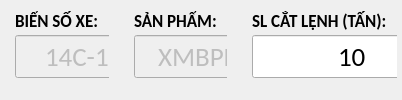
                 <widget class="QWidget" name="widget_7" native="true">
                  <property name="maximumSize">
                   <size>
                    <width>16777215</width>
                    <height>16777215</height>
                   </size>
                  </property>
                  <property name="font">
                   <font>
                    <family>Calibri</family>
                    <weight>75</weight>
                    <bold>true</bold>
                    <stylestrategy>PreferDefault</stylestrategy>
                   </font>
                  </property>
                  <property name="autoFillBackground">
                   <bool>false</bool>
                  </property>
                  <layout class="QHBoxLayout" name="horizontalLayout_6" stretch="0,0,0">
                   <property name="spacing">
                    <number>5</number>
                   </property>
                   <property name="sizeConstraint">
                    <enum>QLayout::SetDefaultConstraint</enum>
                   </property>
                   <property name="leftMargin">
                    <number>0</number>
                   </property>
                   <property name="topMargin">
                    <number>0</number>
                   </property>
                   <property name="rightMargin">
                    <number>0</number>
                   </property>
                   <property name="bottomMargin">
                    <number>0</number>
                   </property>
                   <item>
                    <widget class="QWidget" name="widget_5" native="true">
                     <property name="maximumSize">
                      <size>
                       <width>16777215</width>
                       <height>16777215</height>
                      </size>
                     </property>
                     <layout class="QVBoxLayout" name="verticalLayout_10">
                      <property name="spacing">
                       <number>0</number>
                      </property>
                      <property name="leftMargin">
                       <number>5</number>
                      </property>
                      <property name="topMargin">
                       <number>5</number>
                      </property>
                      <property name="rightMargin">
                       <number>5</number>
                      </property>
                      <property name="bottomMargin">
                       <number>5</number>
                      </property>
                      <item>
                       <widget class="QWidget" name="widget_17" native="true">
                        <property name="maximumSize">
                         <size>
                          <width>16777215</width>
                          <height>30</height>
                         </size>
                        </property>
                        <layout class="QHBoxLayout" name="horizontalLayout_9">
                         <property name="leftMargin">
                          <number>10</number>
                         </property>
                         <property name="topMargin">
                          <number>3</number>
                         </property>
                         <property name="rightMargin">
                          <number>10</number>
                         </property>
                         <property name="bottomMargin">
                          <number>0</number>
                         </property>
                         <item>
                          <widget class="QLabel" name="label_11">
                           <property name="maximumSize">
                            <size>
                             <width>16777215</width>
                             <height>20</height>
                            </size>
                           </property>
                           <property name="font">
                            <font>
                             <family>Calibri</family>
                             <pointsize>13</pointsize>
                             <weight>75</weight>
                             <bold>true</bold>
                            </font>
                           </property>
                           <property name="text">
                            <string>BIỂN SỐ XE:</string>
                           </property>
                           <property name="margin">
                            <number>0</number>
                           </property>
                           <property name="indent">
                            <number>0</number>
                           </property>
                          </widget>
                         </item>
                        </layout>
                       </widget>
                      </item>
                      <item>
                       <widget class="QWidget" name="widget_18" native="true">
                        <property name="maximumSize">
                         <size>
                          <width>220</width>
                          <height>16777215</height>
                         </size>
                        </property>
                        <widget class="QLineEdit" name="txtBienSoXe1">
                         <property name="enabled">
                          <bool>false</bool>
                         </property>
                         <property name="geometry">
                          <rect>
                           <x>10</x>
                           <y>0</y>
                           <width>200</width>
                           <height>43</height>
                          </rect>
                         </property>
                         <property name="sizePolicy">
                          <sizepolicy hsizetype="Expanding" vsizetype="Maximum">
                           <horstretch>0</horstretch>
                           <verstretch>0</verstretch>
                          </sizepolicy>
                         </property>
                         <property name="maximumSize">
                          <size>
                           <width>16777215</width>
                           <height>16777215</height>
                          </size>
                         </property>
                         <property name="font">
                          <font>
                           <family>Calibri</family>
                           <pointsize>20</pointsize>
                           <weight>50</weight>
                           <bold>false</bold>
                          </font>
                         </property>
                         <property name="text">
                          <string>14C-12345...</string>
                         </property>
                         <property name="alignment">
                          <set>Qt::AlignCenter</set>
                         </property>
                        </widget>
                       </widget>
                      </item>
                     </layout>
                    </widget>
                   </item>
                   <item>
                    <widget class="QWidget" name="widget_11" native="true">
                     <property name="maximumSize">
                      <size>
                       <width>16777215</width>
                       <height>16777215</height>
                      </size>
                     </property>
                     <layout class="QVBoxLayout" name="verticalLayout_9">
                      <property name="spacing">
                       <number>0</number>
                      </property>
                      <property name="leftMargin">
                       <number>5</number>
                      </property>
                      <property name="topMargin">
                       <number>5</number>
                      </property>
                      <property name="rightMargin">
                       <number>5</number>
                      </property>
                      <property name="bottomMargin">
                       <number>5</number>
                      </property>
                      <item>
                       <widget class="QWidget" name="widget_10" native="true">
                        <property name="maximumSize">
                         <size>
                          <width>16777215</width>
                          <height>30</height>
                         </size>
                        </property>
                        <layout class="QHBoxLayout" name="horizontalLayout_8">
                         <property name="leftMargin">
                          <number>10</number>
                         </property>
                         <property name="topMargin">
                          <number>3</number>
                         </property>
                         <property name="rightMargin">
                          <number>10</number>
                         </property>
                         <property name="bottomMargin">
                          <number>0</number>
                         </property>
                         <item>
                          <widget class="QLabel" name="label_10">
                           <property name="maximumSize">
                            <size>
                             <width>16777215</width>
                             <height>20</height>
                            </size>
                           </property>
                           <property name="font">
                            <font>
                             <family>Calibri</family>
                             <pointsize>13</pointsize>
                             <weight>75</weight>
                             <bold>true</bold>
                            </font>
                           </property>
                           <property name="text">
                            <string>SẢN PHẨM:</string>
                           </property>
                          </widget>
                         </item>
                        </layout>
                       </widget>
                      </item>
                      <item>
                       <widget class="QWidget" name="widget_16" native="true">
                        <property name="maximumSize">
                         <size>
                          <width>220</width>
                          <height>16777215</height>
                         </size>
                        </property>
                        <widget class="QLineEdit" name="txtSanPham1">
                         <property name="enabled">
                          <bool>false</bool>
                         </property>
                         <property name="geometry">
                          <rect>
                           <x>10</x>
                           <y>0</y>
                           <width>200</width>
                           <height>43</height>
                          </rect>
                         </property>
                         <property name="sizePolicy">
                          <sizepolicy hsizetype="Expanding" vsizetype="Maximum">
                           <horstretch>0</horstretch>
                           <verstretch>0</verstretch>
                          </sizepolicy>
                         </property>
                         <property name="maximumSize">
                          <size>
                           <width>16777215</width>
                           <height>16777215</height>
                          </size>
                         </property>
                         <property name="font">
                          <font>
                           <family>Calibri</family>
                           <pointsize>20</pointsize>
                           <weight>50</weight>
                           <bold>false</bold>
                          </font>
                         </property>
                         <property name="text">
                          <string>XMBPPPCB30</string>
                         </property>
                         <property name="alignment">
                          <set>Qt::AlignCenter</set>
                         </property>
                        </widget>
                       </widget>
                      </item>
                     </layout>
                    </widget>
                   </item>
                   <item>
                    <widget class="QWidget" name="widget_12" native="true">
                     <property name="maximumSize">
                      <size>
                       <width>16777215</width>
                       <height>16777215</height>
                      </size>
                     </property>
                     <layout class="QVBoxLayout" name="verticalLayout_8">
                      <property name="spacing">
                       <number>0</number>
                      </property>
                      <property name="leftMargin">
                       <number>5</number>
                      </property>
                      <property name="topMargin">
                       <number>5</number>
                      </property>
                      <property name="rightMargin">
                       <number>5</number>
                      </property>
                      <property name="bottomMargin">
                       <number>5</number>
                      </property>
                      <item>
                       <widget class="QWidget" name="widget_6" native="true">
                        <property name="maximumSize">
                         <size>
                          <width>16777215</width>
                          <height>30</height>
                         </size>
                        </property>
                        <layout class="QHBoxLayout" name="horizontalLayout_5">
                         <property name="leftMargin">
                          <number>10</number>
                         </property>
                         <property name="topMargin">
                          <number>3</number>
                         </property>
                         <property name="rightMargin">
                          <number>10</number>
                         </property>
                         <property name="bottomMargin">
                          <number>0</number>
                         </property>
                         <item>
                          <widget class="QLabel" name="label_9">
                           <property name="maximumSize">
                            <size>
                             <width>16777215</width>
                             <height>20</height>
                            </size>
                           </property>
                           <property name="font">
                            <font>
                             <family>Calibri</family>
                             <pointsize>13</pointsize>
                             <weight>75</weight>
                             <bold>true</bold>
                            </font>
                           </property>
                           <property name="text">
                            <string>SL CẮT LỆNH (TẤN):</string>
                           </property>
                          </widget>
                         </item>
                        </layout>
                       </widget>
                      </item>
                      <item>
                       <widget class="QWidget" name="widget_9" native="true">
                        <property name="maximumSize">
                         <size>
                          <width>220</width>
                          <height>16777215</height>
                         </size>
                        </property>
                        <widget class="QLineEdit" name="txtCatLenh1">
                         <property name="geometry">
                          <rect>
                           <x>10</x>
                           <y>0</y>
                           <width>200</width>
                           <height>43</height>
                          </rect>
                         </property>
                         <property name="sizePolicy">
                          <sizepolicy hsizetype="Expanding" vsizetype="Maximum">
                           <horstretch>0</horstretch>
                           <verstretch>0</verstretch>
                          </sizepolicy>
                         </property>
                         <property name="maximumSize">
                          <size>
                           <width>16777215</width>
                           <height>16777215</height>
                          </size>
                         </property>
                         <property name="font">
                          <font>
                           <family>Calibri</family>
                           <pointsize>20</pointsize>
                           <weight>50</weight>
                           <bold>false</bold>
                          </font>
                         </property>
                         <property name="text">
                          <string>10</string>
                         </property>
                         <property name="alignment">
                          <set>Qt::AlignCenter</set>
                         </property>
                        </widget>
                       </widget>
                      </item>
                     </layout>
                    </widget>
                   </item>
                  </layout>
                 </widget>
